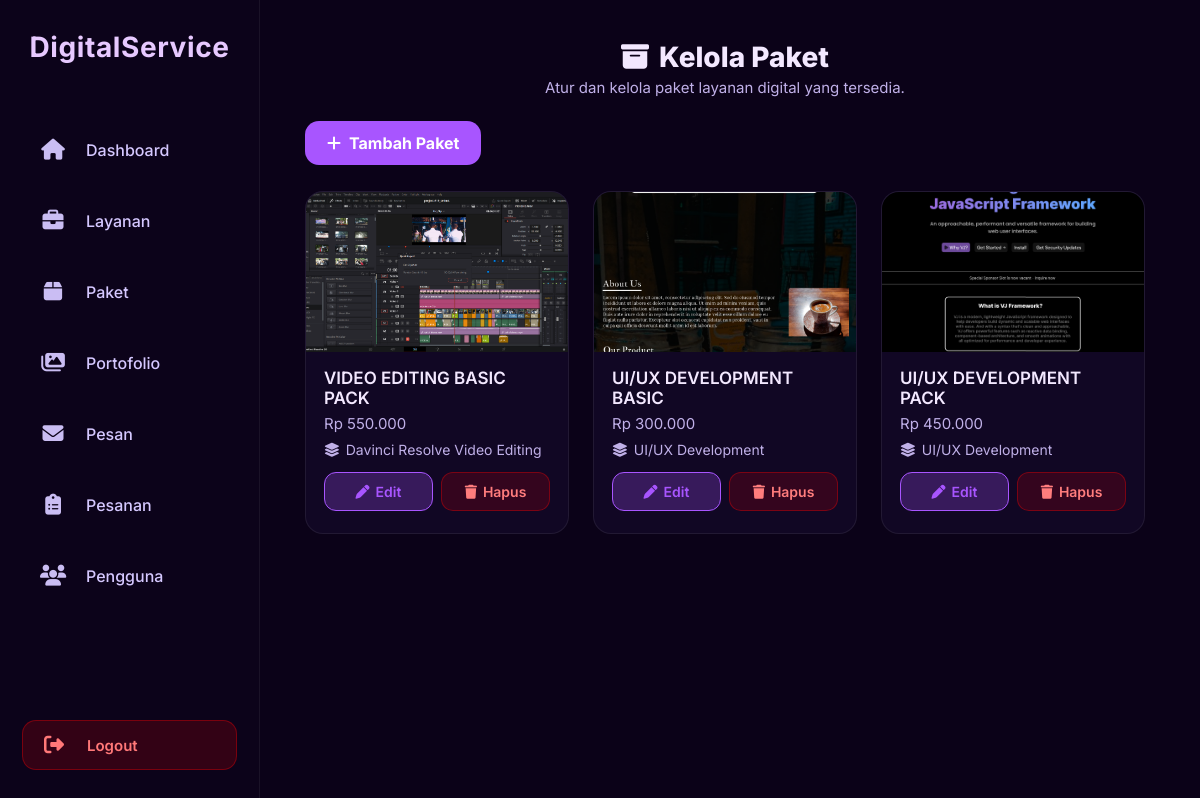
/digital_service/public/views/admin/pages/packages.php (signed in), run on the app's committed database.
### tables this page shows
CREATE TABLE `packages` (
  `id` int(10) UNSIGNED NOT NULL,
  `service_id` int(10) UNSIGNED DEFAULT NULL,
  `name` varchar(100) NOT NULL,
  `description` text DEFAULT NULL,
  `price` int(10) UNSIGNED NOT NULL,
  `thumbnail` varchar(255) DEFAULT NULL,
  `created_at` datetime NOT NULL DEFAULT current_timestamp()
);

### digital_service/config/app.php (called while the page is built, shortened)
<?php
$BASE_URL = "http://localhost/digital_service/";
?>

### digital_service/public/views/admin/pages/packages.php (the view, shortened to what this page needs)
<?php
require_once __DIR__ . "/../../../../config/db.php";
require_once __DIR__ . "/../../../../config/app.php";
$packages = [];
$q = $conn->query("
    SELECT
        p.id,
        p.name,
        p.price,
        p.thumbnail,
        GROUP_CONCAT(s.title SEPARATOR ', ') AS services
    FROM packages p
    LEFT JOIN package_services ps ON ps.package_id = p.id
    LEFT JOIN services s ON s.id = ps.service_id
    GROUP BY p.id
    ORDER BY p.created_at DESC
");
if ($q) {
    while ($row = $q->fetch_assoc()) {
        $packages[] = $row;
    }
}
?>
<!DOCTYPE html>
<html lang="id">
<head>
    <link rel="stylesheet" href="<?= $BASE_URL ?>public/assets/styles/admin/packages.css">
    <link rel="stylesheet" href="https://cdnjs.cloudflare.com/ajax/libs/font-awesome/6.5.0/css/all.min.css">
</head>
<body>
<div class="admin-layout">
    <?php include __DIR__ . "/../layout/sidebar.php"; ?>
    <div class="admin-content">
        <div class="page-header">
            <h1><i class="fa-solid fa-box-archive"></i> Kelola Paket</h1>
            <p class="subtitle">Atur dan kelola paket layanan digital yang tersedia.</p>
        </div>
        <a href="<?= $BASE_URL ?>public/views/admin/pages/add_package.php" class="add-service-btn">
            <i class="fa-solid fa-plus"></i> Tambah Paket
        </a>
        <div class="service-grid-admin">
            <?php if (count($packages)): ?>
                <?php foreach ($packages as $pkg): ?>
                    <div class="service-card-admin">
                        <div class="service-thumb-admin">
                            <?php if ($pkg['thumbnail']): ?>
                                <img src="<?= $BASE_URL ?>uploads/packages/<?= htmlspecialchars($pkg['thumbnail']) ?>" alt="<?= htmlspecialchars($pkg['name']) ?>">
                            <?php else: ?>
                                <div class="no-thumb">
                                    <i class="fa-solid fa-box"></i>
                                </div>
                            <?php endif; ?>
                        </div>
                        <div class="service-info-admin">
                            <h4><?= htmlspecialchars($pkg['name']) ?></h4>
                            <p class="price">Rp <?= number_format($pkg['price'], 0, ',', '.') ?></p>
                            <p class="service-ref">
                                <i class="fa-solid fa-layer-group"></i> <?= htmlspecialchars($pkg['services'] ?? "Belum ada layanan") ?>
                            </p>
                            <div class="card-actions">
                                <a href="<?= $BASE_URL ?>public/views/admin/pages/edit_package.php?id=<?= $pkg['id'] ?>" class="btn-edit">
                                    <i class="fa-solid fa-pen"></i> Edit
                                </a>
                                <a href="<?= $BASE_URL ?>public/views/admin/actions/package_delete.php?id=<?= $pkg['id'] ?>" class="btn-delete btn-delete-package">
                                    <i class="fa-solid fa-trash"></i> Hapus
                                </a>
                            </div>
                        </div>
                    </div>
                <?php endforeach; ?>
            <?php else: ?>
                <p style="color: var(--text-dim); font-size: 15px; margin-top: 10px;">Belum ada paket tersedia.</p>
            <?php endif; ?>
        </div>
    </div>
</div>
</body>
</html>

### digital_service/public/assets/styles/admin/packages.css (style rules this page uses)
:root { --bg-main: #0b0218; --bg-elevated: #110724; --border: rgba(255,255,255,0.07); --text: #f3e8ff; --text-dim: #c0b0e8; --accent: #a855ff; --accent-hover: #bb79ff; --danger: #ff4d4d; }
a { text-decoration: none; }
body { background: var(--bg-main); color: var(--text); font-family: "Inter", sans-serif; }
.admin-layout { display: flex; width: 100%; }
.admin-content { flex: 1; margin-left: 250px; padding: 40px 55px; }
.page-header { text-align: center; margin-bottom: 24px; }
.page-header h1 { display: flex; justify-content: center; align-items: center; gap: 10px; font-size: 28px; font-weight: 800; }
.page-header .subtitle { font-size: 15px; color: var(--text-dim); margin-top: 4px; }
.add-service-btn { display: inline-flex; align-items: center; gap: 8px; background: var(--accent); color: #fff; padding: 12px 22px; border-radius: 14px; font-weight: 700; margin-bottom: 26px; transition: .25s ease; }
.service-grid-admin { display: grid; grid-template-columns: repeat(auto-fill,minmax(260px,1fr)); gap: 24px; }
.service-card-admin { background: var(--bg-elevated); border-radius: 18px; overflow: hidden; border: 1px solid var(--border); transition: .25s ease; }
.service-thumb-admin { width: 100%; height: 160px; background: rgba(255,255,255,.05); display: flex; justify-content: center; align-items: center; overflow: hidden; }
.service-thumb-admin img { width: 100%; height: 100%; object-fit: cover; }
.service-info-admin { padding: 16px 18px 22px; }
.service-info-admin h4 { font-size: 17px; font-weight: 600; margin-bottom: 6px; }
.service-info-admin .price { font-size: 15px; color: var(--text-dim); margin-bottom: 8px; }
.service-info-admin .service-ref { font-size: 14px; color: var(--text-dim); display: flex; align-items: center; gap: 6px; margin-bottom: 14px; }
.card-actions { display: flex; justify-content: space-between; gap: 8px; }
.btn-edit, .btn-delete { flex: 1; padding: 10px 14px; font-size: 14px; border-radius: 12px; display: inline-flex; justify-content: center; align-items: center; gap: 6px; font-weight: 600; transition: .22s ease; }
.btn-edit { background: rgba(168,85,255,.25); border: 1px solid var(--accent); color: var(--accent); }
.btn-delete { background: rgba(255,0,0,.15); border: 1px solid rgba(255,0,0,.35); color: #ff7d7d; }

### digital_service/public/assets/styles/components/sidebar.css (style rules this page uses)
* { margin: 0; padding: 0; box-sizing: border-box; font-family: "Inter", sans-serif }

### data on the page
packages: thumbnail (picture), name "VIDEO EDITING BASIC PACK", price "550.000", services "Davinci Resolve Video Editing"
packages: thumbnail (picture), name "UI/UX DEVELOPMENT BASIC", price "300.000", services "UI/UX Development"
packages: thumbnail (picture), name "UI/UX DEVELOPMENT PACK", price "450.000", services "UI/UX Development"
